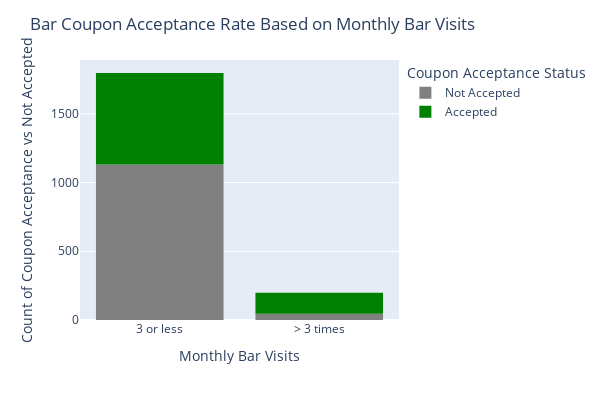

Notebook code cell kept with this figure:
### Markdown cell above
1b) Compare the acceptance rate between those who went to a bar 3 or fewer times a month to those who went more.

### Code cell
# Below is a bar chart visualization visual interpretation of the question.

# define the desired order for the 'Bar' categories for easier chart readability

df_bar['Bar'] = df_bar['Bar'].replace('gt8', '> 8')
df_bar['Bar'] = df_bar['Bar'].replace('less1', '< 1')   

# remap to show bar visits aggregted into two categories: 3 or Fewer times & Over 3 Times

def map_bar_categories(value):
    if value in ['never', '< 1', '1~3']:
        return '3 or less'
    elif value in ['4~8', '> 8']:
        return '> 3 times'
    else:
        return value  

# Apply the mapping function to the 'Bar' column
df_bar['bar_aggregated'] = df_bar['Bar'].apply(map_bar_categories)

# Map 'Y' values to Accepted for easier readability of coupon acceptance on the chart
df_bar['Status'] = df_bar['Y'].map({1: 'Accepted', 0: 'Not Accepted'})

fig = px.histogram(df_bar, x='bar_aggregated', color='Status',
                   category_orders={'bar_aggregated': ['3 or fewer times', 'more than 3 times']},
                   color_discrete_map={'Accepted': 'green', 'Not Accepted': 'grey'}
                    )

fig.update_layout(
   title = 'Bar Coupon Acceptance Rate Based on Monthly Bar Visits',
    xaxis_title='Monthly Bar Visits',
    yaxis_title='Count of Coupon Acceptance vs Not Accepted',
    legend_title='Coupon Acceptance Status',
    width=600, height=400)

fig.show()

# conclusion: looks like about 1/3 of the infrequent bar visitors accept the coupon vs. 2/3 of those who visit over 3 times accept it

### Figure 1 — Plotly figure (JSON) as saved in the notebook; plotly's stock layout.template omitted (floating-point values rounded to 4 significant figures; data arrays with more than 128 entries replaced by an {"elided": "..."} marker saying what was removed)
{"data": [{"alignmentgroup": "True", "bingroup": "x", "hovertemplate": "Status=Not Accepted<br>bar_aggregated=%{x}<br>count=%{y}<extra></extra>", "legendgroup": "Not Accepted", "marker": {"color": "grey", "pattern": {"shape": ""}}, "name": "Not Accepted", "offsetgroup": "Not Accepted", "orientation": "v", "showlegend": true, "type": "histogram", "x": {"elided": "1190 str values"}, "xaxis": "x", "yaxis": "y"}, {"alignmentgroup": "True", "bingroup": "x", "hovertemplate": "Status=Accepted<br>bar_aggregated=%{x}<br>count=%{y}<extra></extra>", "legendgroup": "Accepted", "marker": {"color": "green", "pattern": {"shape": ""}}, "name": "Accepted", "offsetgroup": "Accepted", "orientation": "v", "showlegend": true, "type": "histogram", "x": {"elided": "827 str values"}, "xaxis": "x", "yaxis": "y"}], "layout": {"barmode": "relative", "height": 400, "legend": {"title": {"text": "Coupon Acceptance Status"}, "tracegroupgap": 0}, "margin": {"t": 60}, "title": {"text": "Bar Coupon Acceptance Rate Based on Monthly Bar Visits"}, "width": 600, "xaxis": {"anchor": "y", "categoryarray": ["3 or fewer times", "more than 3 times"], "categoryorder": "array", "domain": [0, 1], "title": {"text": "Monthly Bar Visits"}}, "yaxis": {"anchor": "x", "domain": [0, 1], "title": {"text": "Count of Coupon Acceptance vs Not Accepted"}}}}
